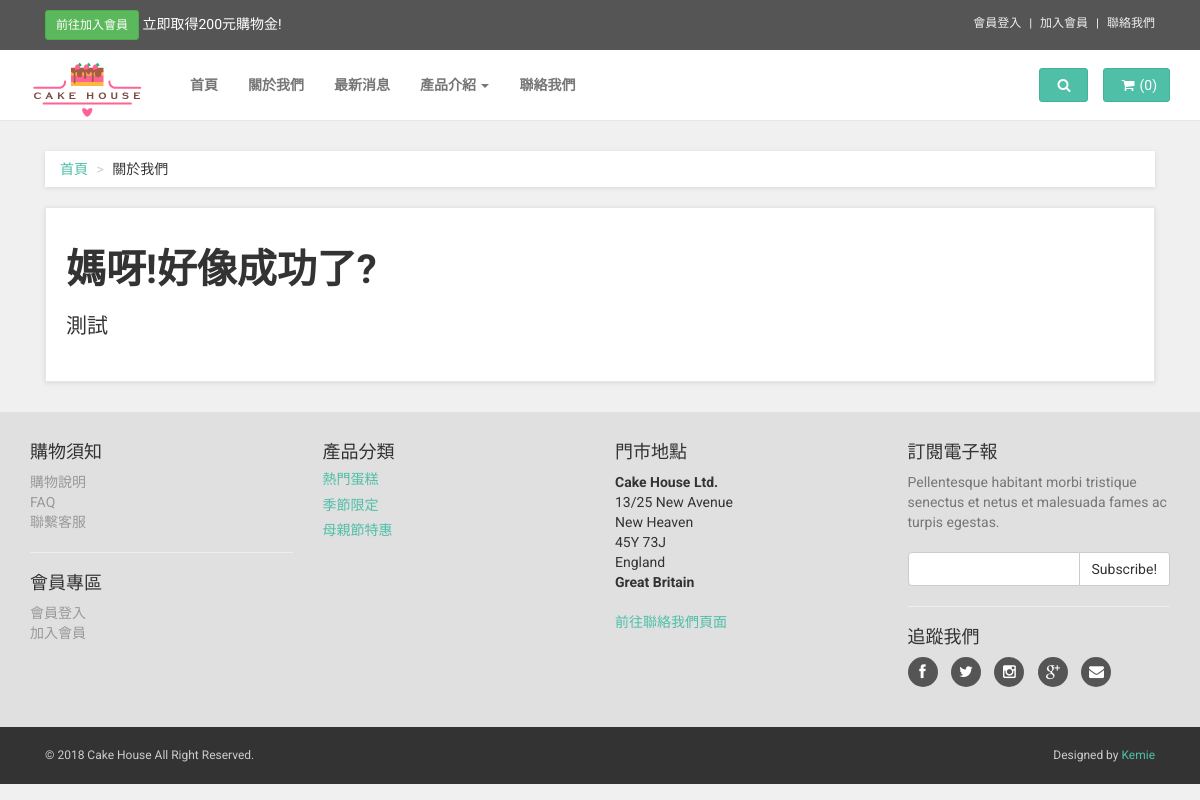
The page /web/about.php on the database its author committed.
### tables this page shows
CREATE TABLE `pages` (
  `pageID` int(11) NOT NULL,
  `title` varchar(255) NOT NULL,
  `content` text NOT NULL,
  `created_at` varchar(255) DEFAULT NULL,
  `update_at` varchar(255) DEFAULT NULL
);

CREATE TABLE `product_categories` (
  `product_categoryID` int(11) NOT NULL,
  `category` varchar(255) NOT NULL,
  `created_at` varchar(255) DEFAULT NULL,
  `updated_at` varchar(255) DEFAULT NULL
);

### web/about.php (the view, shortened to what this page needs)
<?php
require('../connection/connection.php'); ?>
<?php
$query = $db->query("SELECT * FROM pages WHERE pageID = 1");
$pages = $query->fetch(PDO::FETCH_ASSOC);
?>
<!DOCTYPE html>
<html lang="en">
<head>
    <?php require_once('template/head_files.php'); ?>
</head>
<body>
    <?php require_once('template/navbar.php'); ?>
    <div id="all">
        <div id="content">
            <div class="container">
                <div class="col-md-12">
                    <ul class="breadcrumb">
                        <li><a href="#">首頁</a>
                        </li>
                        <li>關於我們</li>
                    </ul>
                </div>
                <div class="col-md-12">
                    <div class="box" id="text-page">
                        <h1><?php echo $pages['title']; ?></h1>
                        <p class="lead"><?php echo $pages['content']; ?></p>
                    </div>
                </div>
            </div>
        </div>
 <?php require_once('template/footer.php'); ?>
</body>
</html>

### web/template/footer.php (shortened to what this page needs)
<?php
$query = $db->query("SELECT * FROM product_categories ORDER BY product_categoryID ASC");
$product_categories = $query->fetchAll(PDO::FETCH_ASSOC);
?>
 <div id="footer" data-animate="fadeInUp">
            <div class="container">
                <div class="row">
                    <div class="col-md-3 col-sm-6">
                        <h4>購物須知</h4>
                        <ul>
                            <li><a href="shopping_rule.php">購物說明</a>
                            </li>
                            <li><a href="faq.php">FAQ</a>
                            </li>
                            <li><a href="contact.php">聯繫客服</a>
                            </li>
                        </ul>
                        <hr>
                        <h4>會員專區</h4>
                        <ul>
                            <li><a href="#" data-toggle="modal" data-target="#login-modal">會員登入</a>
                            </li>
                            <li><a href="register.php">加入會員</a>
                            </li>
                        </ul>
                    </div>
                    <div class="col-md-3 col-sm-6">
                        <h4>產品分類</h4>
                        <?php foreach($product_categories as $category){ ?>
                            <a href="product_list.php?categoryID=<?php echo $category['product_categoryID'];?>">
                            <h5><?php echo $category['category'];?></h5></a>
                                       <?php  } ?>
                    </div>
                    <div class="col-md-3 col-sm-6">
                        <h4>門市地點</h4>
                        <p><strong>Cake House Ltd.</strong>
                            <br>13/25 New Avenue
                            <br>New Heaven
                            <br>45Y 73J
                            <br>England
                            <br>
                            <strong>Great Britain</strong>
                        </p>
                        <a href="contact.php">前往聯絡我們頁面</a>
                    </div>
                    <div class="col-md-3 col-sm-6">
                        <h4>訂閱電子報</h4>
                        <p class="text-muted">Pellentesque habitant morbi tristique senectus et netus et malesuada fames ac turpis egestas.</p>
                        <form>
                            <div class="input-group">
                                <input type="text" class="form-control">
                                <span class="input-group-btn">
			    <button class="btn btn-default" type="button">Subscribe!</button>
			</span>
                            </div>
                        </form>
                        <hr>
                        <h4>追蹤我們</h4>
                        <p class="social">
                            <a href="#" class="facebook external" data-animate-hover="shake"><i class="fa fa-facebook"></i></a>
                            <a href="#" class="twitter external" data-animate-hover="shake"><i class="fa fa-twitter"></i></a>
                            <a href="#" class="instagram external" data-animate-hover="shake"><i class="fa fa-instagram"></i></a>
                            <a href="#" class="gplus external" data-animate-hover="shake"><i class="fa fa-google-plus"></i></a>
                            <a href="#" class="email external" data-animate-hover="shake"><i class="fa fa-envelope"></i></a>
                        </p>
                    </div>
                </div>
            </div>
        </div>
        <div id="copyright">
            <div class="container">
                <div class="col-md-6">
                    <p class="pull-left">© 2018 Cake House All Right Reserved.</p>
                </div>
                <div class="col-md-6">
                    <p class="pull-right">Designed by <a href="https://bootstrapious.com/e-commerce-templates">Kemie
                    </p>
                </div>
            </div>
        </div>
    </div>

### css/style.default.css (style rules this page uses)
a, button { -webkit-transition: all 0.2s ease-out; -moz-transition: all 0.2s ease-out; transition: all 0.2s ease-out; }
a i.fa, button i.fa { margin: 0 5px; }
p.lead { font-weight: 300; }
h1 { font-weight: 700; font-size: 40px; }
.breadcrumb { -webkit-box-shadow: 0 1px 5px rgba(0, 0, 0, 0.1); box-shadow: 0 1px 5px rgba(0, 0, 0, 0.1); }
.box { background: #fff; margin: 0 0 30px; border: solid 1px #e6e6e6; -webkit-box-sizing: border-box; -moz-box-sizing: border-box; box-sizing: border-box; padding: 20px; -webkit-box-shadow: 0 1px 5px rgba(0, 0, 0, 0.1); box-shadow: 0 1px 5px rgba(0, 0, 0, 0.1); }
#content #text-page h1, #content #text-page h2, #content #text-page h3 { font-weight: 700; }
#footer { background: #e0e0e0; padding: 20px 0; }
#footer ul { padding-left: 0; list-style: none; }
#footer ul a { color: #999999; }
#footer .social { text-align: left; }
#footer .social a { margin: 0 10px 0 0; color: #fff; display: inline-block; width: 30px; height: 30px; border-radius: 15px; line-height: 26px; font-size: 15px; text-align: center; -webkit-transition: all 0.2s ease-out; -moz-transition: all 0.2s ease-out; transition: all 0.2s ease-out; vertical-align: bottom; background-color: #555555; }
#footer .social a i { vertical-align: bottom; line-height: 30px; }
#copyright { background: #333; color: #ccc; padding: 20px 0; font-size: 12px; }
#copyright p { margin: 0; }
body { font-family: "Roboto", Helvetica, Arial, sans-serif; font-size: 14px; line-height: 1.42857143; color: #333333; background-color: #f0f0f0; }
a { color: #4fbfa8; text-decoration: none; }
hr { margin-top: 20px; margin-bottom: 20px; border: 0; border-top: 1px solid #eeeeee; }
.breadcrumb { padding: 8px 15px; margin-bottom: 20px; background-color: #ffffff; border-radius: 0; }
.breadcrumb > li + li:before { content: ">\00a0"; color: #cccccc; }
.btn { font-weight: normal; font-family: "Roboto", Helvetica, Arial, sans-serif; padding: 6px 12px; font-size: 14px; line-height: 1.42857143; border-radius: 3px; }
.form-control { -webkit-box-shadow: none; box-shadow: none; }
h1, h2, h3, h4, h5, h6, .h1, .h2, .h3, .h4, .h5, .h6 { font-family: inherit; font-weight: 500; line-height: 1.1; color: inherit; }
h1, .h1, h2, .h2, h3, .h3 { margin-top: 20px; margin-bottom: 20px; }
p, ul, ol { margin: 0 0 20px; }
.lead { margin-bottom: 20px; font-size: 16px; }
@media (min-width: 768px) { .lead { font-size: 21px; } }

### rows shown on the page
pages: title "媽呀!好像成功了?", content "測試"
product_categories: category "熱門蛋糕"
product_categories: category "季節限定"
product_categories: category "母親節特惠"
